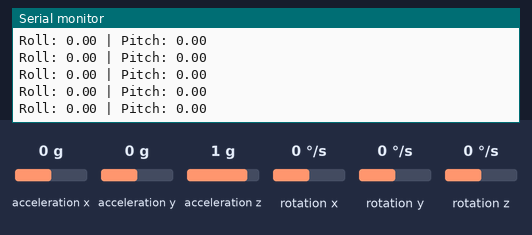
The sketch below on a simulated ESP32. Parts: the last lines printed to the serial monitor. Wiring (inferred from the names in the program): MPU-6050 motion sensor at I2C address 0x68. Inputs (shaded band) come from the test bench; at power-on: acceleration x 0 g, acceleration y 0 g, acceleration z 1 g, rotation x 0 °/s, rotation y 0 °/s, rotation z 0 °/s.

Above: at 1.2 s.
1.3 s: acceleration x set to -1.4 g
At 2.0 s:
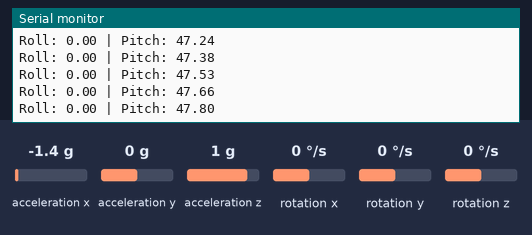
2.8 s: acceleration y set to -1.4 g
At 3.4 s:
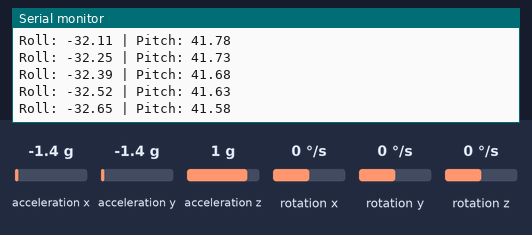
4.3 s: acceleration z set to -1.4 g
At 5.4 s:
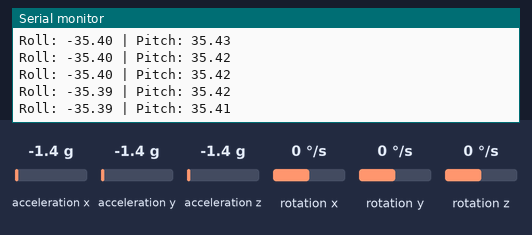
5.8 s: rotation x set to -192 °/s
At 6.4 s:
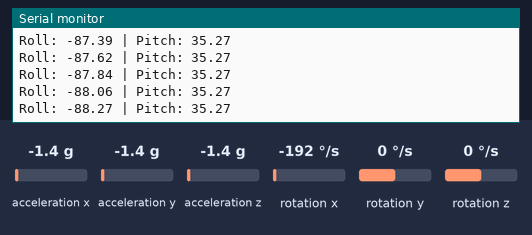
7.3 s: rotation y set to -192 °/s
At 8.1 s:
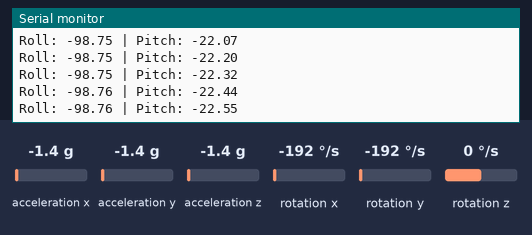
Timing chart, 0 to 9.8 s (numbered marks = the images above; inputs shaded):
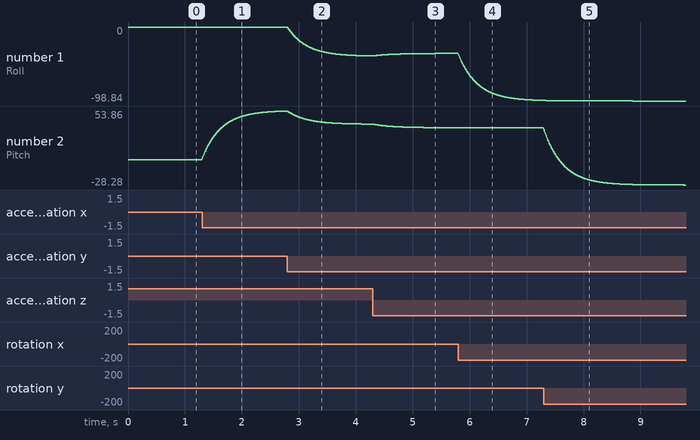

The sketch:

mpu.ino
```cpp
#include <Wire.h>

#define MPU_ADDR 0x68

// Raw sensor values
int16_t accX, accY, accZ;
int16_t gyroX, gyroY, gyroZ;

// Angles
float roll = 0.0;
float pitch = 0.0;

// Accelerometer angles
float rollAcc, pitchAcc;

// Gyro rates
float gyroRollRate, gyroPitchRate;

// Timing
unsigned long lastTime = 0;
float dt;

// Complementary filter constant
float alpha = 0.98;

void setup() {
  Serial.begin(115200);
  Wire.begin(21, 22);

  // Wake up MPU6050
  Wire.beginTransmission(MPU_ADDR);
  Wire.write(0x6B);
  Wire.write(0);
  Wire.endTransmission(true);

  lastTime = micros();
}

void loop() {
  // -------- TIME STEP --------
  unsigned long currentTime = micros();
  dt = (currentTime - lastTime) * 1e-6;
  lastTime = currentTime;

  // -------- READ MPU6050 --------
  Wire.beginTransmission(MPU_ADDR);
  Wire.write(0x3B);
  Wire.endTransmission(false);
  Wire.requestFrom(MPU_ADDR, 14, true);

  accX = Wire.read() << 8 | Wire.read();
  accY = Wire.read() << 8 | Wire.read();
  accZ = Wire.read() << 8 | Wire.read();
  Wire.read(); Wire.read(); // temperature (ignore)
  gyroX = Wire.read() << 8 | Wire.read();
  gyroY = Wire.read() << 8 | Wire.read();
  gyroZ = Wire.read() << 8 | Wire.read();

  // -------- CONVERT RAW DATA --------
  float Ax = accX / 16384.0;
  float Ay = accY / 16384.0;
  float Az = accZ / 16384.0;

  gyroRollRate  = gyroX / 131.0;
  gyroPitchRate = gyroY / 131.0;

  // -------- ACCELEROMETER ANGLES --------
  rollAcc  = atan2(Ay, sqrt(Ax * Ax + Az * Az)) * 180 / PI;
  pitchAcc = atan2(-Ax, sqrt(Ay * Ay + Az * Az)) * 180 / PI;

  // -------- GYRO INTEGRATION --------
  roll  += gyroRollRate * dt;
  pitch += gyroPitchRate * dt;

  // -------- COMPLEMENTARY FILTER --------
  roll  = alpha * roll  + (1 - alpha) * rollAcc;
  pitch = alpha * pitch + (1 - alpha) * pitchAcc;

  // -------- OUTPUT --------
  Serial.print("Roll: ");
  Serial.print(roll);
  Serial.print(" | Pitch: ");
  Serial.println(pitch);

  delay(5); // ~200 Hz loop
}
```

Measured:
- after the input at 1.3 s, the serial monitor: prints a new line at once (image 1)
- plotted number 2: 0 → 53.86 after the input at 1.3 s
